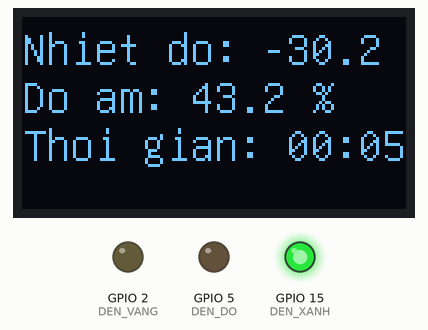
The program below on a simulated ESP8266 (NodeMCU). On the bench: 128×64 one-colour display, output pins drawn as LEDs (lit = HIGH). WiFi joins after 1.5 s; servers stay silent unless stated; random numbers use the default seed unless the program sets one; what the program prints to the serial monitor is not drawn.

Above: at 5.1 s.
At 9.1 s:
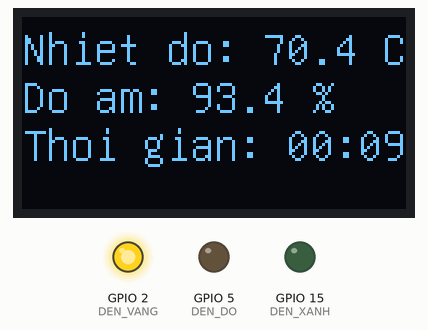
At 13.1 s:
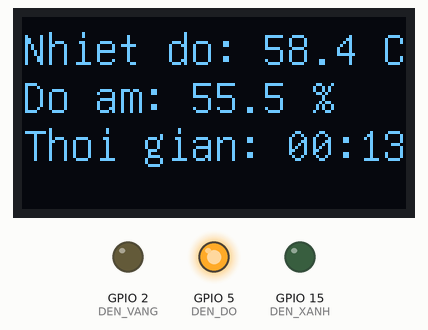
At 22.1 s:
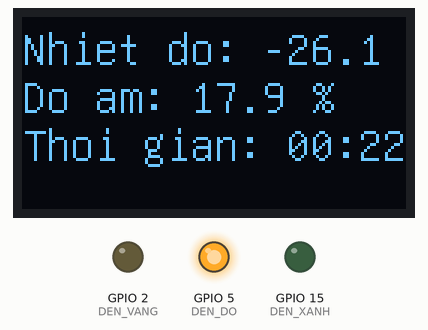
At 30.1 s:
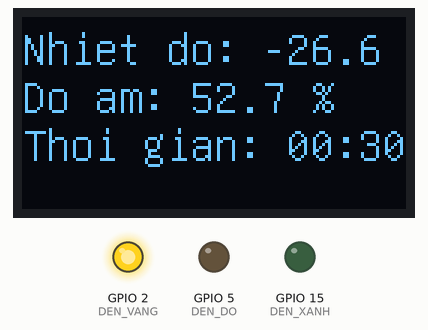
At 39.1 s:
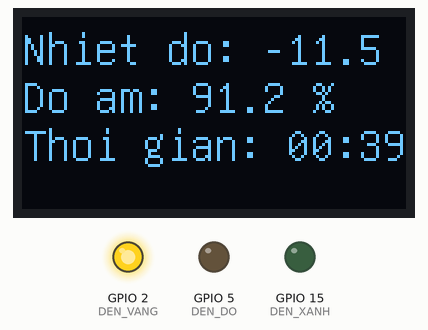
Timing chart, 0 to 40.0 s (numbered marks = the images above):
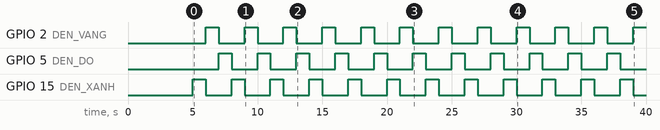

Measured:
- by itself, GPIO 2 (DEN_VANG), GPIO 5 (DEN_DO), GPIO 15 (DEN_XANH): alternates HIGH for 1.0 s and LOW for 2.0 s
- what the display in image 0 shows lasts 1.0 s, from 5.0 s to 6.0 s

The program:

main.cpp
```cpp
// Thông tin Blynk
#define BLYNK_TEMPLATE_ID "TMPL6_0wllQ2P"
#define BLYNK_TEMPLATE_NAME "ESP8266 Blynk"
#define BLYNK_AUTH_TOKEN "8_dbofoXgl9tGvigYjj_oDOM6EuZOJfC"

#include <Arduino.h>
#include "utils.h"
#include <Adafruit_Sensor.h>
#include <DHT.h>
#include <Wire.h>
#include <U8g2lib.h>
#include <ESP8266WiFi.h>
#include <WiFiClient.h>
#include <BlynkSimpleEsp8266.h>

// Khai báo chân điều khiển
#define DEN_XANH 15
#define DEN_VANG 2
#define DEN_DO 5

#define CAM_BIEN_DHT 16 // Chân kết nối cảm biến DHT11
#define DHT_LOAI DHT11
#define OLED_SDA 13
#define OLED_SCL 12

// Khởi tạo màn hình OLED
U8G2_SH1106_128X64_NONAME_F_HW_I2C oled(U8G2_R0, U8X8_PIN_NONE);
DHT dht(CAM_BIEN_DHT, DHT_LOAI);

// Thông tin WiFi
char wifi_ssid[] = "CNTT-MMT";
char wifi_pass[] = "13572468";

bool trangThaiNutNhan = false;
float doAm = 0.0;
float nhietDo = 0.0;

bool HienThi(uint thoiGianCho = 5000) {
    static ulong thoiGianTruoc = 0;
    static bool daHienThi = false;
    if (daHienThi) return true;
    if (!IsReady(thoiGianTruoc, thoiGianCho)) return false;
    daHienThi = true;
    return daHienThi;
}

void setup() {
    Serial.begin(115200);
    pinMode(DEN_XANH, OUTPUT);
    pinMode(DEN_VANG, OUTPUT);
    pinMode(DEN_DO, OUTPUT);

    digitalWrite(DEN_XANH, LOW);
    digitalWrite(DEN_VANG, LOW);
    digitalWrite(DEN_DO, LOW);

    dht.begin();
    Wire.begin(OLED_SDA, OLED_SCL);
    Blynk.begin(BLYNK_AUTH_TOKEN, wifi_ssid, wifi_pass);

    if (WiFi.status() != WL_CONNECTED) {
        Serial.println("❌ Kết nối WiFi thất bại!");
    } else {
        Serial.println("✅ Đã kết nối WiFi!");
    }
    Blynk.virtualWrite(V3, trangThaiNutNhan);
    oled.begin();
    oled.clearBuffer();
    oled.sendBuffer();
    randomSeed(analogRead(0));
}

void NhayDenBaMau() {
    static ulong thoiGianTruoc = 0;
    static int denHienTai = 0;
    static const int danhSachDen[3] = { DEN_XANH, DEN_VANG, DEN_DO };
    if (!IsReady(thoiGianTruoc, 1000)) return;
    int denTruoc = (denHienTai + 2) % 3;
    digitalWrite(danhSachDen[denTruoc], LOW);
    digitalWrite(danhSachDen[denHienTai], HIGH);
    denHienTai = (denHienTai + 1) % 3;
}

void CapNhatManHinh() {
    static ulong thoiGianTruoc = 0;
    if (!IsReady(thoiGianTruoc, 1000)) return;

    ulong thoiGianChay = millis() / 1000;
    int phut = (thoiGianChay % 3600) / 60;
    int giay = thoiGianChay % 60;

    float h = random(0, 10001) / 100.0;
    float t = random(-4000, 8001) / 100.0;

    if (isnan(h) || isnan(t)) {
        Serial.println("Lỗi đọc cảm biến DHT!");
        return;
    }

    nhietDo = t;
    doAm = h;

    oled.clearBuffer();
    oled.setFont(u8g2_font_unifont_t_symbols);
    oled.drawUTF8(0, 16, StringFormat("Nhiet do: %.1f C", t).c_str());
    oled.drawUTF8(0, 32, StringFormat("Do am: %.1f %%", h).c_str());
    oled.drawUTF8(0, 48, StringFormat("Thoi gian: %02d:%02d", phut, giay).c_str());
    oled.sendBuffer();

    Blynk.virtualWrite(V1, t);
    Blynk.virtualWrite(V2, h);
    Blynk.virtualWrite(V0, thoiGianChay);
}

void NhayDenVang() {
    static bool trangThaiVang = false;
    static unsigned long thoiGianTruoc = 0;
    if (IsReady(thoiGianTruoc, 500)) {
        trangThaiVang = !trangThaiVang;
        digitalWrite(DEN_VANG, trangThaiVang);
    }
    digitalWrite(DEN_XANH, LOW);
    digitalWrite(DEN_DO, LOW);
}

void CapNhatThoiGianBlynk() {
    static ulong thoiGianTruoc = 0;
    if (!IsReady(thoiGianTruoc, 1000)) return;
    ulong giaTri = millis() / 1000;
    Blynk.virtualWrite(V0, giaTri);
}

BLYNK_WRITE(V3) {
    trangThaiNutNhan = param.asInt();
}

void loop() {
    if (!HienThi()) return;
    NhayDenBaMau();
    CapNhatManHinh();
    CapNhatThoiGianBlynk();
    if (trangThaiNutNhan) {
        NhayDenVang();
    }
}
```

utils.cpp
```cpp
#include "utils.h"

bool IsReady(unsigned long &ulTimer, uint32_t millisecond) {
    if (millis() - ulTimer < millisecond) return false;
    ulTimer = millis();
    return true;
  }
  //Định dạng chuỗi %s,%d,...
  String StringFormat(const char* fmt, ...){
    va_list vaArgs;
    va_start(vaArgs, fmt);
    va_list vaArgsCopy;
    va_copy(vaArgsCopy, vaArgs);
    const int iLen = vsnprintf(NULL, 0, fmt, vaArgsCopy);
    va_end(vaArgsCopy);
    int iSize = iLen + 1;
    char* buff = (char*)malloc(iSize);
    vsnprintf(buff, iSize, fmt, vaArgs);
    va_end(vaArgs);
    String s = buff;
    free(buff);
    return String(s);
  }
```

utils.h
```cpp
#pragma once
#include <Arduino.h>

bool IsReady(unsigned long &ulTimer, uint32_t millisecond);
String StringFormat(const char* fmt, ...);
```
